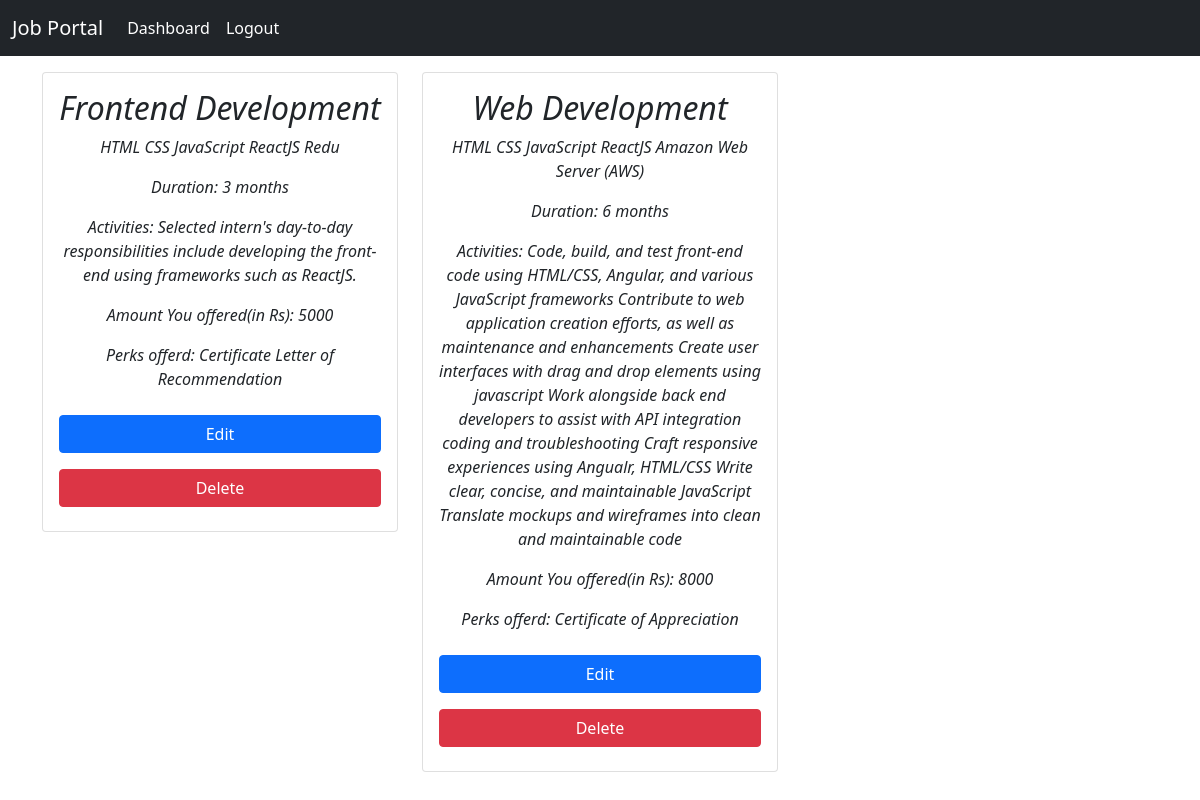
The page /dashBoard/view/job/1 (signed in) on the database its author committed.
### app/models.py (models this page shows, shortened)
class Job(models.Model):
    comp = models.ForeignKey(Company, on_delete=models.CASCADE)
    user1 = models.ForeignKey(User, on_delete=models.CASCADE)
    title = models.CharField(max_length=50, choices=job_choices)
    skills = models.TextField()
    duration = models.PositiveIntegerField()
    activities = models.TextField()
    perks = models.CharField(max_length=300)
    amount = models.PositiveIntegerField()

### app/views.py (the view)
# urls.py: path('dashBoard/view/job/<int:id>', views.hrjobView, name='hrJobs'),
def hrjobView(request, id):
    if request.user.is_authenticated:
        if request.method == 'POST':
            pi = Job.objects.get(pk=id)
            pi.delete()
            return HttpResponseRedirect('/dashBoard/')
        else:
            jb1 = Job.objects.filter(comp__id=id)
            ap = Application.objects.filter(job__user1=request.user)
            return render(request, 'hrjob.html', {'jb1': jb1, 'ap': ap})
    else:
        return HttpResponseRedirect('/')

### templates/hrjob.html (shortened to what this page needs)
{% extends 'base.html' %}
{% block content %}
    <div class="container my-3">
        <div class="row">
            {% if jb1 %}
            {% for j in jb1 %}
            <div class="col-12 col-lg-4">
                <div class="card">
                    <div class="card-body">
                        <h2 class="text-center"><i>{{j.title}}</i></h2>
                        <p class="text-center"><i>{{j.skills}}</i></p>
                        <p class="text-center"><i>Duration: {{j.duration}} months</i></p>
                        <p class="text-center"><i>Activities: {{j.activities}}</i></p>
                        <p class="text-center"><i>Amount You offered(in Rs): {{j.amount}}</i></p>
                        <p class="text-center"><i>Perks offerd: {{j.perks}}</i></p>
                        <div class="text-center">
                            <a href="{% url 'editjob' j.id %}" class="btn btn-primary w-100 my-2">Edit</a>
                            <form action="{% url 'hrJobs' j.id %}" method="POST">
                                <input type="submit" value="Delete" class="btn btn-danger w-100 my-2">
                            </form>
                        </div>
                    </div>
                </div>
            </div>
            {% endfor %}
            {% else %}
                <h2 class="text-center">No jobs posted by you</h2>
            {% endif %}
        </div>
    </div>
{% endblock content %}

### rows shown on the page
Job: title "Frontend Development", skills "HTML CSS JavaScript ReactJS Redu", duration "3", activities "Selected intern's day-to-day responsibilities include developing the front-end using frameworks such as ReactJS.", amount "5000", perks "Certificate Letter of Recommendation"
Job: title "Web Development", skills "HTML CSS JavaScript ReactJS Amazon Web Server (AWS)", duration "6", activities "Code, build, and test front-end code using HTML/CSS, Angular, and various JavaScript frameworks Contribute to web application creation efforts, as well as maintenance and enhancements Create user interfaces with drag and drop elements using javascript Work alongside back end developers to assist with API integration coding and troubleshooting Craft responsive experiences using Angualr, HTML/CSS Write clear, concise, and maintainable JavaScript Translate mockups and wireframes into clean and maintainable code", amount "8000", perks "Certificate of Appreciation"
